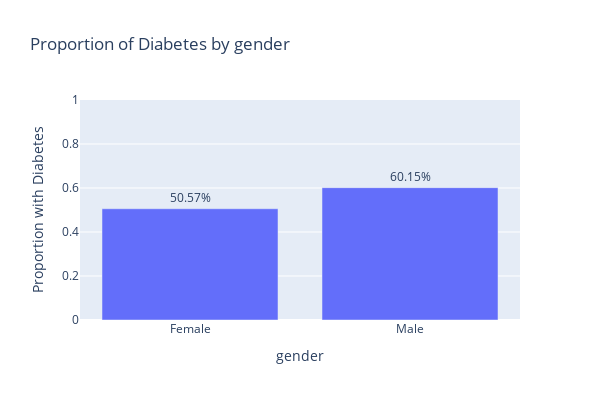
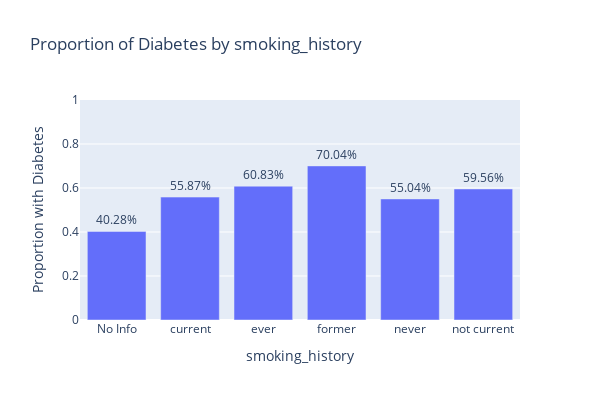

Here is the notebook cell these charts were saved with, in order:
### Markdown cell above
* Checking how the categorical variables gender and smoking_history relate to the target variable diabetes.

### Code cell
categorical_cols = ['gender', 'smoking_history'] 
target_col = 'diabetes'

for col in categorical_cols:
    # Step 1: Crosstab with proportions
    df_ct = pd.crosstab(df[col], df[target_col], normalize='index').reset_index()

    # Step 2: Rename columns for clarity
    df_ct.columns.name = None  # Remove crosstab column name
    df_ct.columns = [col, 'No_Diabetes', 'Has_Diabetes']

    # Step 3: Plot Has_Diabetes proportion
    df_ct['percentage'] = (df_ct['Has_Diabetes'] * 100).round(2)

    fig = px.bar(
        df_ct,
        x=col,
        y='Has_Diabetes',
        text='percentage',
        title=f'Proportion of Diabetes by {col}',
        labels={'Has_Diabetes': 'Proportion with Diabetes'}
    )

    fig.update_traces(texttemplate='%{text}%', textposition='outside')
    fig.update_layout(yaxis=dict(range=[0, 1]), width=600, height=400)
    fig.show()

    print(f"\nCross table for {col} vs {target_col}:\n")
    print(df_ct)

### Figure 1 — Plotly figure (JSON) as saved in the notebook; plotly's stock layout.template omitted (floating-point values rounded to 4 significant figures)
{"data": [{"alignmentgroup": "True", "hovertemplate": "gender=%{x}<br>Proportion with Diabetes=%{y}<br>percentage=%{text}<extra></extra>", "legendgroup": "", "marker": {"color": "#636efa", "pattern": {"shape": ""}}, "name": "", "offsetgroup": "", "orientation": "v", "showlegend": false, "text": [50.57, 60.15], "textposition": "outside", "texttemplate": "%{text}%", "type": "bar", "x": ["Female", "Male"], "xaxis": "x", "y": [0.5057, 0.6015], "yaxis": "y"}], "layout": {"barmode": "relative", "height": 400, "legend": {"tracegroupgap": 0}, "title": {"text": "Proportion of Diabetes by gender"}, "width": 600, "xaxis": {"anchor": "y", "domain": [0, 1], "title": {"text": "gender"}}, "yaxis": {"anchor": "x", "domain": [0, 1], "range": [0, 1], "title": {"text": "Proportion with Diabetes"}}}}

### Figure 2 — Plotly figure (JSON) as saved in the notebook; plotly's stock layout.template omitted (floating-point values rounded to 4 significant figures)
{"data": [{"alignmentgroup": "True", "hovertemplate": "smoking_history=%{x}<br>Proportion with Diabetes=%{y}<br>percentage=%{text}<extra></extra>", "legendgroup": "", "marker": {"color": "#636efa", "pattern": {"shape": ""}}, "name": "", "offsetgroup": "", "orientation": "v", "showlegend": false, "text": [40.28, 55.87, 60.83, 70.04, 55.04, 59.56], "textposition": "outside", "texttemplate": "%{text}%", "type": "bar", "x": ["No Info", "current", "ever", "former", "never", "not current"], "xaxis": "x", "y": [0.4028, 0.5587, 0.6083, 0.7004, 0.5504, 0.5956], "yaxis": "y"}], "layout": {"barmode": "relative", "height": 400, "legend": {"tracegroupgap": 0}, "title": {"text": "Proportion of Diabetes by smoking_history"}, "width": 600, "xaxis": {"anchor": "y", "domain": [0, 1], "title": {"text": "smoking_history"}}, "yaxis": {"anchor": "x", "domain": [0, 1], "range": [0, 1], "title": {"text": "Proportion with Diabetes"}}}}
